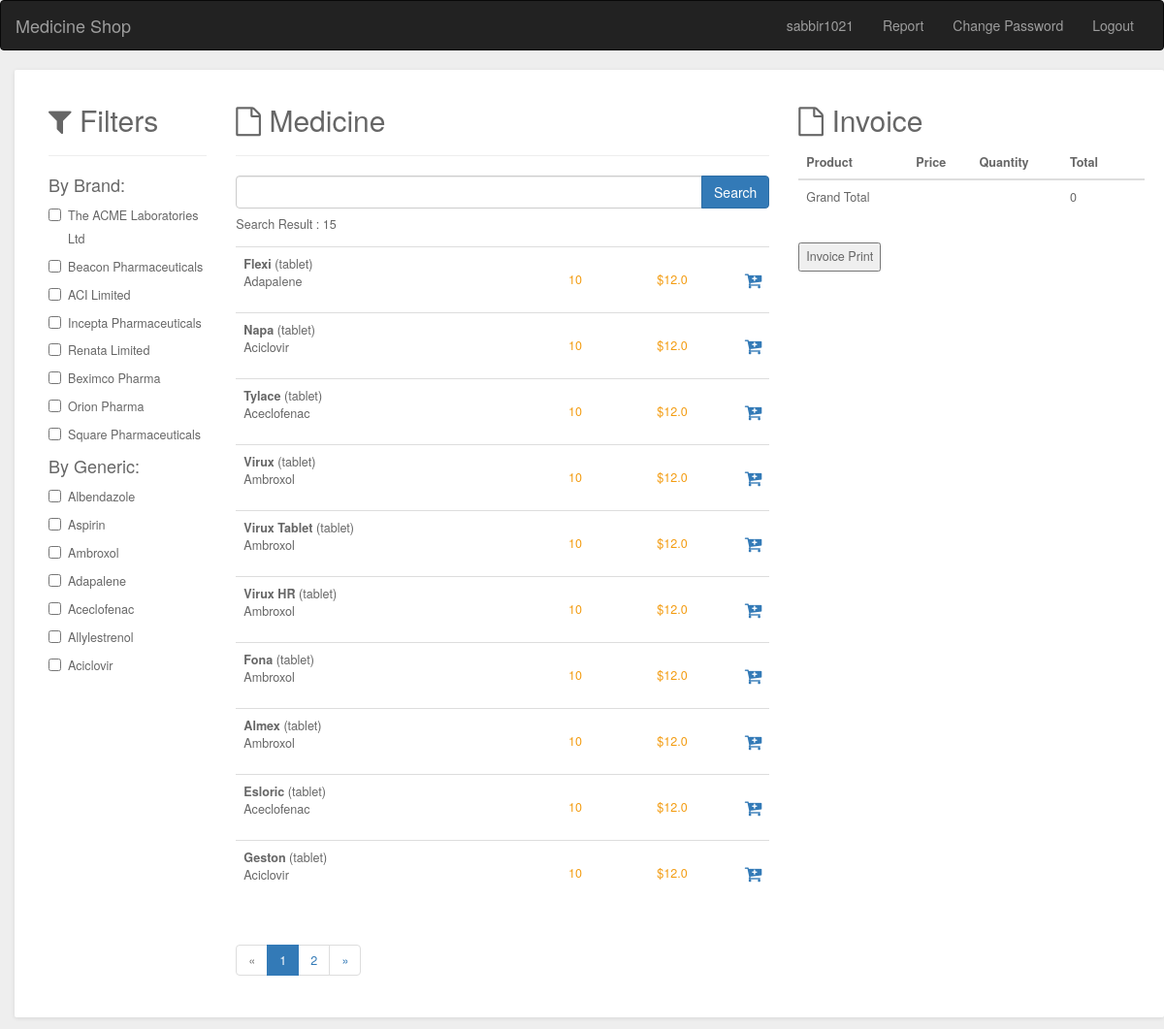
The page / (signed in) on the database as committed earlier.
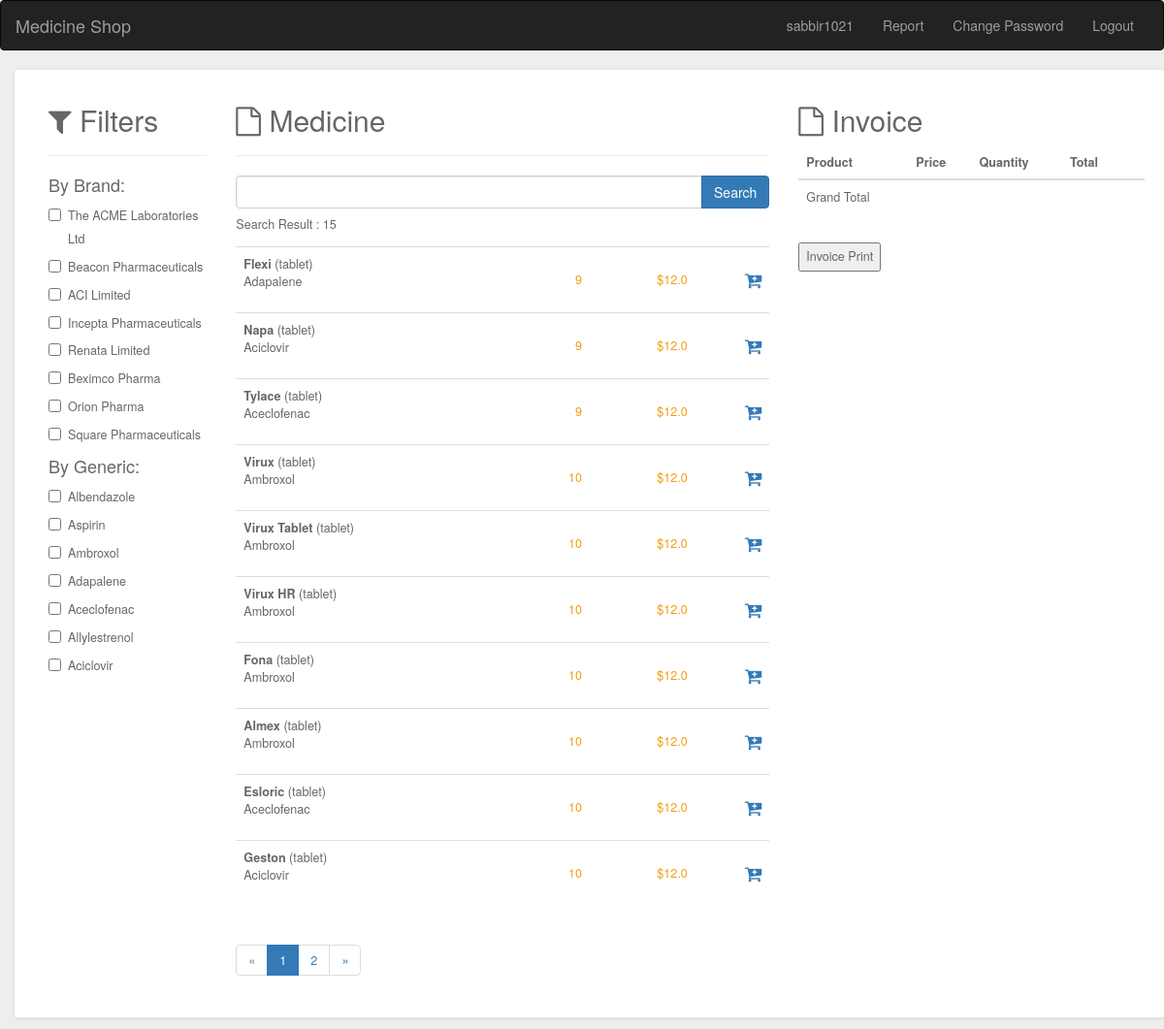
The same page on the database as committed later.
### shop/models.py (models this page shows, shortened)
class Medicine(models.Model):
    name  = models.CharField(max_length=150)
    buy_price = models.FloatField()
    sell_price = models.FloatField()
    generic = models.ForeignKey(Generic, on_delete=models.CASCADE)
    brand  = models.ForeignKey(Brand, on_delete=models.CASCADE)
    type =  models.CharField(max_length=15,choices=MEDICINE_TYPE)
    quantity = models.IntegerField()
    place = models.ForeignKey(Place, on_delete=models.CASCADE)

class Order(models.Model):
    user = models.ForeignKey(User, on_delete=models.CASCADE)
    complete_order = models.BooleanField()
    created_at = models.DateField(auto_now_add=True)
    updated_at = models.DateField(auto_now=True)
    class Meta:
            verbose_name = 'Orders'
            verbose_name_plural = '1. Orders'
    @property
    def get_cart_total(self):
        items = self.orderitem_set.all()
        return sum(i.get_total for i in items)

class Generic(models.Model):
    name  = models.CharField(max_length=150)
    def __str__(self):
        return self.name

### shop/views.py (the view)
# urls.py: path('', views.HomeView.as_view(), name="home"),
@method_decorator(login_required, name='dispatch')
class HomeView(View):
    def get(self, request):
        brands = Brand.objects.all()
        generics = Generic.objects.all()
        medicines = Medicine.objects.all()
        medicines_count = medicines.count()
        paginator = Paginator(medicines, 10) # Show 25 contacts per page.
        page_number = request.GET.get('page')
        page_obj = paginator.get_page(page_number)
        try:
            order = get_object_or_404(Order, user=request.user,complete_order=False)
            items = order.orderitem_set.all() or None
        except:
            order = None
            items = None
        context = {
            'brands':brands,
            'generics':generics,
            'medicines':page_obj,
            'medicines_count':medicines_count,
            'order':order,
            'items':items
        }
        return render(request, "shop/home.html", context)

### templates/shop/home.html (shortened to what the changed rows need)
{% extends 'base.html' %}
{% load static %}
    {% block content %}
        <div class="row">
          <div class="col-md-12">
            <div class="grid search">
              <div class="grid-body">
                <div class="row">
                  <div class="col-md-2">
                    <h2 class="grid-title"><i class="fa fa-filter"></i> Filters</h2>
                  </div>
                  <div class="col-md-6">
                    <h2><i class="fa fa-file-o"></i> Medicine</h2>
                  <div id="search_result">
                    <div class="table-responsive">
                      <table class="table table-hover">
                        <tbody>
                        {% for medicine in medicines %}
                        <tr>
                          <td class="product"><strong>{{medicine.name}}</strong> ({{medicine.type}})<br>{{medicine.generic}}</td>
                          <td class="rate text-right">{{medicine.quantity}}</td>
                          <td class="rate text-right">${{medicine.sell_price}}</td>
                          <td class="price text-right">
                            <a style="font-weight: bold;" id="updateCart" name="cart[]" data-update-cart-url="{% url 'shop:update_item' %}" class="ml-4" data-product={{medicine.id}} data-action="add"><i class="fa fa-cart-plus" aria-hidden="true"></i></a></td>
                          </tr>
                        {% endfor %}
                      </tbody></table>
                    </div>
                  </div>
                </div>
                  <div id="cart_result">
                  <div class="col-md-4">
                    <h2><i class="fa fa-file-o"></i> Invoice </h2>
                    <table class="table table-cart table-mobile">
                      <thead>
                        <tr>
                          <th>Product</th>
                          <th>Price</th>
                          <th>Quantity</th>
                          <th>Total</th>
                          <th></th>
                        </tr>
                      </thead>
                      <tbody>
                        <tr>
                          <td class="product-col">
                            <div class="product">
                            </div>
                          </td>
                          <td class="total-col"></td>
                          <td class="total-col"></td>
                          <td class="total-col">{{order.get_cart_total}}</td>
                        </tr>
                      </tbody>
                    </table>
                    {% if order %}
                    <input type="button" id="bt" onclick="show_alert()" order-data={{order.id}} value="Invoice Print" />
                    {% else %}
                    <input type="button" value="Invoice Print" />
                    {% endif %}
                  </div>
                </div>
                </div>
                </div>
              </div>
            </div>
          </div>
{% endblock content %}

Rows that differ between the two databases and show on the page:
no longer on this page (row edited): Order: get_cart_total "0"
changed Medicine "Flexi": quantity "10" → "9"
changed Medicine "Napa": quantity "10" → "9"
changed Medicine "Tylace": quantity "10" → "9"
Other text that changed with them:
form field value: (not shown) → "Invoice Print"
form field value: "Invoice Print" → (not shown)
